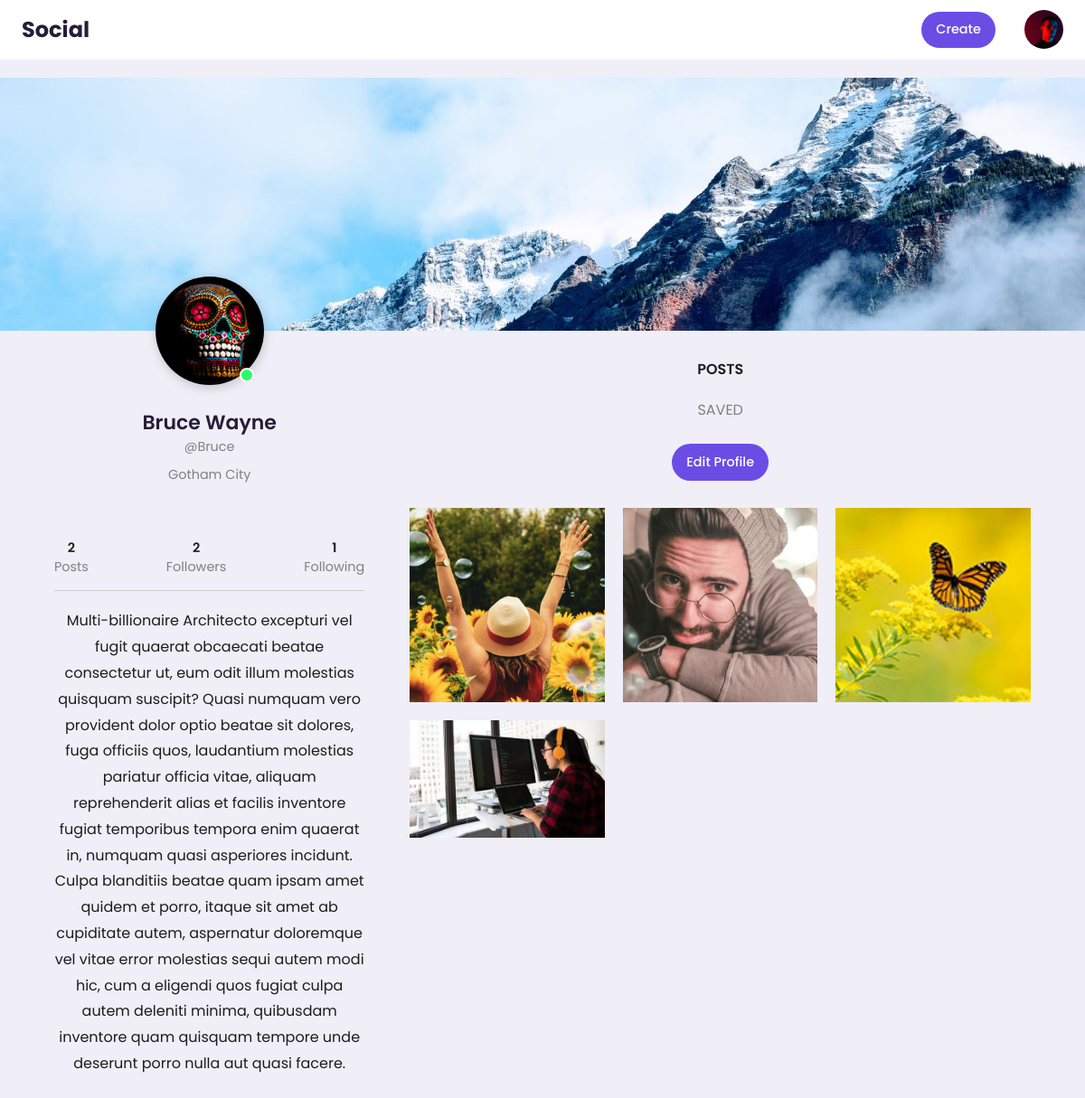
/Bruce/saved/ (signed in), run on the app's committed database.
### userauths/models.py (models this page shows, shortened)
class Profile(models.Model):
    user = models.OneToOneField(User, related_name='profile', on_delete=models.CASCADE)
    image = models.ImageField(upload_to="profile_picture", null=True, default="default.jpg")
    first_name = models.CharField(max_length=200, null=True, blank=True)
    last_name = models.CharField(max_length=200, null=True, blank=True)
    bio = models.CharField(max_length=200, null=True, blank=True)
    location = models.CharField(max_length=200, null=True, blank=True)
    url = models.URLField(max_length=200, null=True, blank=True)
    favourite = models.ManyToManyField(Post,null=True,blank=True)

### post/models.py (models this page shows, shortened)
class Post(models.Model):
    id = models.UUIDField(primary_key=True,default=uuid.uuid4,editable=False)
    picture = models.ImageField(upload_to=user_directory_path,verbose_name="Picture",null=True)
    caption = models.CharField(max_length=10000,verbose_name="Caption")
    posted = models.DateTimeField(auto_now_add=True)
    tag = models.ManyToManyField(Tag,related_name="tags")
    user = models.ForeignKey(User,on_delete=models.CASCADE)
    likes = models.IntegerField(default=0)
    def get_absolute_url(self):
        return reverse('post-details',args=[str(self.id)])

### userauths/views.py (the view)
# urls.py: path('<username>/',UserProfile,name='profile'),
def UserProfile(request, username):
    Profile.objects.get_or_create(user=request.user)
    user = get_object_or_404(User, username=username)
    profile = Profile.objects.get(user=user)
    url_name = resolve(request.path).url_name
    if url_name == 'profile':
        posts = Post.objects.filter(user=user).order_by('-posted')
    else:
        posts = profile.favourite.all()
    post_count = Post.objects.filter(user=user).count()
    following_count = Follow.objects.filter(follower=user).count()
    followers_count = Follow.objects.filter(following=user).count()
    follow_status = Follow.objects.filter(following=user,follower=request.user).exists()
    paginator = Paginator(posts, 8)
    page_number = request.GET.get('page')
    posts_paginator = paginator.get_page(page_number)
    context = {
        'posts_paginator': posts_paginator,
        'posts' : posts,
        'profile': profile,
        'post_count' : post_count,
        'following_count' : following_count,
        'followers_count' : followers_count,
        'follow_status' : follow_status,
    }
    return render(request, "userauths/profile.html", context)

### userauths/templates/userauths/profile.html (shortened to what this page needs)
{%extends 'base.html'%} {% load static %} {% block content %}
<!DOCTYPE html>
    <link
      rel="stylesheet"
      href="https://cdnjs.cloudflare.com/ajax/libs/font-awesome/6.1.1/css/all.min.css"
    />
    <link rel="stylesheet" href="{% static 'userauths/style.css' %}" />
    <div class="header__wrapper">
      <header></header>
      <div class="cols__container">
        <div class="left__col">
          <div class="img__container">
            <img
              src="{{profile.image.url}}"
              alt="{{ profile.user.username }}"
            />
            <span></span>
          </div>
          <h2>{{ profile.first_name }} {{ profile.last_name }}</h2>
          <p style="margin-bottom: 10px;"> @{{profile.user.username }}</p>
         <p> {{ profile.location }} </p><br>
          <ul class="about">
            <li><span>{{post_count}}</span> Posts</li>
            <li><span>{{ followers_count}}</span> Followers</li>
            <li><span>{{ following_count}}</span> Following</li>
          </ul>
          <div class="content">
            <p>
              <p>{{ profile.bio }} {% lorem 1 b random %}</p>
            </p>
          </div>
        </div>
        <div class="right__col">
          <div class="nav">
            <ul>
              <li><a href="{% url 'profile' profile.user %}">Posts</a></li>
              <li>
                <a href="{% url 'profilefavourite' profile.user %}">Saved</a>
              </li>
            </ul> <br>
          {% if profile.user == request.user%}
         <a href="{%url 'editprofile'%}"> <label class = "btn btn-primary"> Edit Profile </label></a>
          {%endif%}
          </div>
          <div class="photos">
            {% for post in posts %}
            <a href="{{post.get_absolute_url}}">
              <img src="{{ post.picture.url }}" alt="Photo" />
            </a>
            {% endfor %}
        </div>
        </div>
        </div>
      </div>
{% endblock content %}

### templates/base.html (shortened to what this page needs)
{% load static %}
<!DOCTYPE html>
<html lang="en">
<head>
    <link rel="stylesheet" href="https://unicons.iconscout.com/release/v2.1.6/css/unicons.css">
    <link rel="stylesheet" href= "{% static '/style.css' %}" >
</head>
<body>
    <nav>
        <div class="container">
            <h2 class="log">
                Social
            </h2>
            <div class="create">
                <label class="btn btn-primary" for="create-post">Create</label>
                <div class="profile-photo" >
                    <img src="{% static './images/profile-8.jpg'%}" alt="profile pic">
                </div>
            </div>
        </div>
    </nav>
    <main>
            {% block content%}
            {%endblock content%}
    </main>
</body>

### static/style.css (style rules this page uses)
:root { --primary-color-hue: 252; --dark-color-lightness:17%; --light-color-lightness:95%; --white-color-lightness:100%; --color-dark : hsl(252,30%, var(--dark-color-lightness)); --color-light : hsl(252,30%,var(--light-color-lightness)); --color-gray : hsl(var(--primary-color-hue),15%,65%); --color-primary: hsl(var(--primary-color-hue),75%,60%); --color-secondary: hsl(252,100%,90%); --color-danger: hsl(0,95%,65%); --color-sucsess: hsl(120,95%,65%); --color-white: hsl(252,30%,var(--white-color-lightness)); --color-black : hsl(252,30%,10%); --border-radius: 2rem; --card-border-radius: 1rem; --btn-padding: 0.6rem 1rem; --search-padding: 0.6rem 1rem; --card-padding: 1rem; --sticky-top-left: 5.4rem; --sticky-top-right: -18rem; }
*, *::before, *::after { margin: 0; padding: 0; outline: 0; box-sizing: border-box; text-decoration: none; list-style: none; border: none; }
body { font-family: "Poppins",sans-serif ; color: var(--color-dark); background: var(--color-light); overflow-x: hidden; }
.container { width: 80%; margin:0 auto; }
.profile-photo { width: 2.7rem; aspect-ratio: 1/1; border-radius: 50%; overflow: hidden; }
img { display: block; width: 100%; }
.btn { display: inline-block; padding: var(--btn-padding); font-weight: 500; border-radius: var(--border-radius); cursor: pointer; transition: all 300ms ease; font-size: 0.9rem; }
.btn-primary { background: var(--color-primary); color: white; }
nav { width: 100%; background: var(--color-white); padding: 0.7rem 0; position: fixed; top: 0; z-index: 10; }
nav .container { display: flex; align-items: center; justify-content: space-between; }
nav .create { display: flex; align-items: center; gap: 2rem; }
main { position: relative; top: 5.4rem; }
@media screen and (max-width: 1200px) { .container { width: 96%; } }

### data on the page
Profile: image (picture), first_name "Bruce", last_name "Wayne", user.username "Bruce", location "Gotham City", bio "Multi-billionaire"
Post: picture (picture)
Post: picture (picture)
Post: picture (picture)
Post: picture (picture)

### other printed values
{{ post_count }} "2"
{{ followers_count }} "2"
{{ following_count }} "1"
